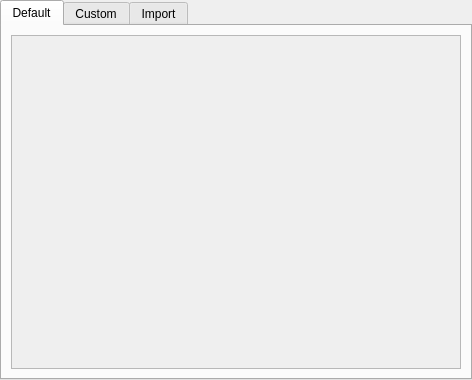
<?xml version="1.0" encoding="UTF-8"?>
<ui version="4.0">
 <class>model_manager</class>
 <widget class="QWidget" name="model_manager">
  <property name="geometry">
   <rect>
    <x>0</x>
    <y>0</y>
    <width>472</width>
    <height>380</height>
   </rect>
  </property>
  <property name="sizePolicy">
   <sizepolicy hsizetype="Preferred" vsizetype="Preferred">
    <horstretch>0</horstretch>
    <verstretch>0</verstretch>
   </sizepolicy>
  </property>
  <property name="minimumSize">
   <size>
    <width>0</width>
    <height>0</height>
   </size>
  </property>
  <property name="font">
   <font>
    <pointsize>9</pointsize>
   </font>
  </property>
  <property name="windowTitle">
   <string>Form</string>
  </property>
  <layout class="QGridLayout" name="gridLayout">
   <property name="leftMargin">
    <number>0</number>
   </property>
   <property name="topMargin">
    <number>0</number>
   </property>
   <property name="rightMargin">
    <number>0</number>
   </property>
   <property name="bottomMargin">
    <number>0</number>
   </property>
   <item row="0" column="0">
    <widget class="QTabWidget" name="tabs">
     <property name="sizePolicy">
      <sizepolicy hsizetype="Preferred" vsizetype="Preferred">
       <horstretch>0</horstretch>
       <verstretch>0</verstretch>
      </sizepolicy>
     </property>
     <property name="font">
      <font>
       <pointsize>9</pointsize>
      </font>
     </property>
     <property name="styleSheet">
      <string notr="true"/>
     </property>
     <property name="currentIndex">
      <number>0</number>
     </property>
     <property name="tabsClosable">
      <bool>false</bool>
     </property>
     <property name="tabBarAutoHide">
      <bool>false</bool>
     </property>
     <widget class="QWidget" name="default_tab">
      <attribute name="title">
       <string>Default</string>
      </attribute>
      <layout class="QGridLayout" name="gridLayout_2">
       <item row="0" column="0">
        <widget class="QScrollArea" name="scrollArea">
         <property name="widgetResizable">
          <bool>true</bool>
         </property>
         <widget class="QWidget" name="scrollAreaWidgetContents">
          <property name="geometry">
           <rect>
            <x>0</x>
            <y>0</y>
            <width>448</width>
            <height>333</height>
           </rect>
          </property>
          <layout class="QGridLayout" name="gridLayout_5">
           <item row="0" column="0">
            <widget class="DefaultModelWidget" name="widget_2" native="true"/>
           </item>
          </layout>
         </widget>
        </widget>
       </item>
      </layout>
     </widget>
     <widget class="QWidget" name="custom_tab">
      <attribute name="title">
       <string>Custom</string>
      </attribute>
      <layout class="QGridLayout" name="gridLayout_3">
       <item row="0" column="0">
        <widget class="QScrollArea" name="scrollArea_2">
         <property name="widgetResizable">
          <bool>true</bool>
         </property>
         <widget class="QWidget" name="scrollAreaWidgetContents_2">
          <property name="geometry">
           <rect>
            <x>0</x>
            <y>0</y>
            <width>448</width>
            <height>333</height>
           </rect>
          </property>
          <layout class="QGridLayout" name="gridLayout_6">
           <item row="0" column="0">
            <widget class="CustomModelWidget" name="widget" native="true"/>
           </item>
          </layout>
         </widget>
        </widget>
       </item>
      </layout>
     </widget>
     <widget class="QWidget" name="import_tab">
      <attribute name="title">
       <string>Import</string>
      </attribute>
      <layout class="QGridLayout" name="gridLayout_4">
       <item row="0" column="0">
        <widget class="QScrollArea" name="scrollArea_3">
         <property name="widgetResizable">
          <bool>true</bool>
         </property>
         <widget class="QWidget" name="scrollAreaWidgetContents_3">
          <property name="geometry">
           <rect>
            <x>0</x>
            <y>0</y>
            <width>448</width>
            <height>333</height>
           </rect>
          </property>
          <layout class="QGridLayout" name="gridLayout_7">
           <item row="0" column="0">
            <widget class="ImportWidget" name="widget_3" native="true"/>
           </item>
          </layout>
         </widget>
        </widget>
       </item>
      </layout>
     </widget>
    </widget>
   </item>
  </layout>
 </widget>
 <customwidgets>
  <customwidget>
   <class>CustomModelWidget</class>
   <extends>QWidget</extends>
   <header>airunner/widgets/model_manager/custom_widget</header>
   <container>1</container>
  </customwidget>
  <customwidget>
   <class>DefaultModelWidget</class>
   <extends>QWidget</extends>
   <header>airunner/widgets/model_manager/default_widget</header>
   <container>1</container>
  </customwidget>
  <customwidget>
   <class>ImportWidget</class>
   <extends>QWidget</extends>
   <header>airunner/widgets/model_manager/import_widget</header>
   <container>1</container>
  </customwidget>
 </customwidgets>
 <resources/>
 <connections>
  <connection>
   <sender>tabs</sender>
   <signal>currentChanged(int)</signal>
   <receiver>model_manager</receiver>
   <slot>tab_changed(int)</slot>
   <hints>
    <hint type="sourcelabel">
     <x>55</x>
     <y>9</y>
    </hint>
    <hint type="destinationlabel">
     <x>77</x>
     <y>-18</y>
    </hint>
   </hints>
  </connection>
 </connections>
 <slots>
  <slot>tab_changed(int)</slot>
 </slots>
</ui>
